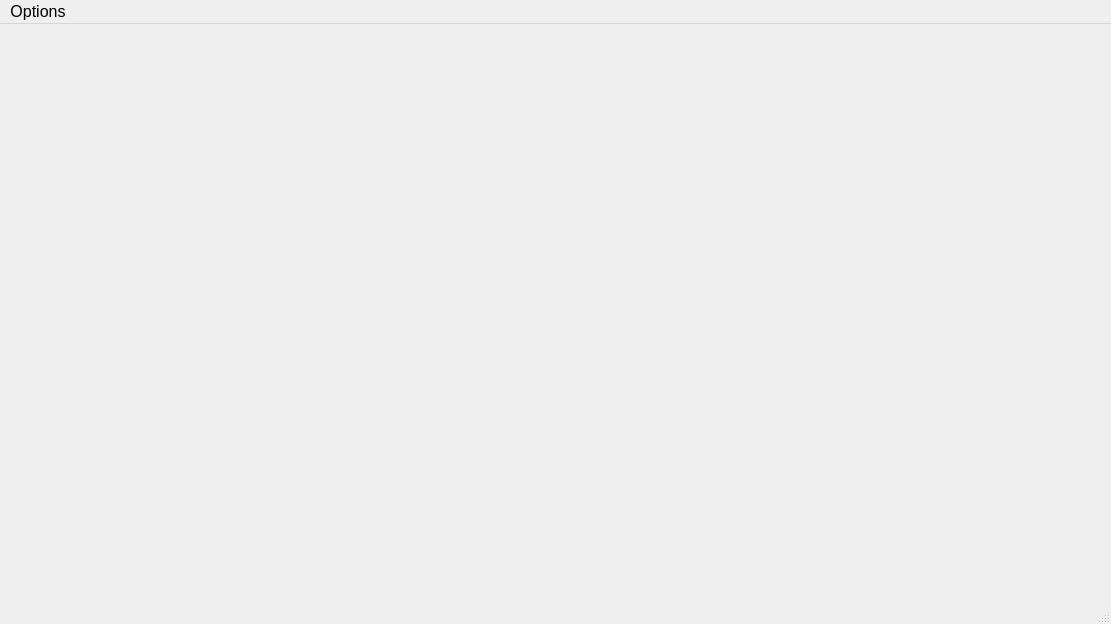
<?xml version="1.0" encoding="UTF-8"?>
<ui version="4.0">
 <class>SupervisionRondier</class>
 <widget class="QMainWindow" name="SupervisionRondier">
  <property name="geometry">
   <rect>
    <x>0</x>
    <y>0</y>
    <width>1111</width>
    <height>624</height>
   </rect>
  </property>
  <property name="font">
   <font>
    <pointsize>12</pointsize>
   </font>
  </property>
  <property name="windowTitle">
   <string>SupervisionRondier</string>
  </property>
  <widget class="QWidget" name="centralWidget">
   <layout class="QGridLayout" name="gridLayout">
    <property name="bottomMargin">
     <number>9</number>
    </property>
   </layout>
  </widget>
  <widget class="QMenuBar" name="menuBar">
   <property name="geometry">
    <rect>
     <x>0</x>
     <y>0</y>
     <width>1111</width>
     <height>20</height>
    </rect>
   </property>
   <widget class="QMenu" name="menuOptions">
    <property name="title">
     <string>Options</string>
    </property>
    <property name="toolTipsVisible">
     <bool>false</bool>
    </property>
   </widget>
   <addaction name="menuOptions"/>
  </widget>
  <widget class="QStatusBar" name="statusBar"/>
  <action name="actionCheminPhotos">
   <property name="text">
    <string>Chemin des photos</string>
   </property>
  </action>
 </widget>
 <layoutdefault spacing="6" margin="11"/>
 <resources/>
 <connections/>
</ui>
